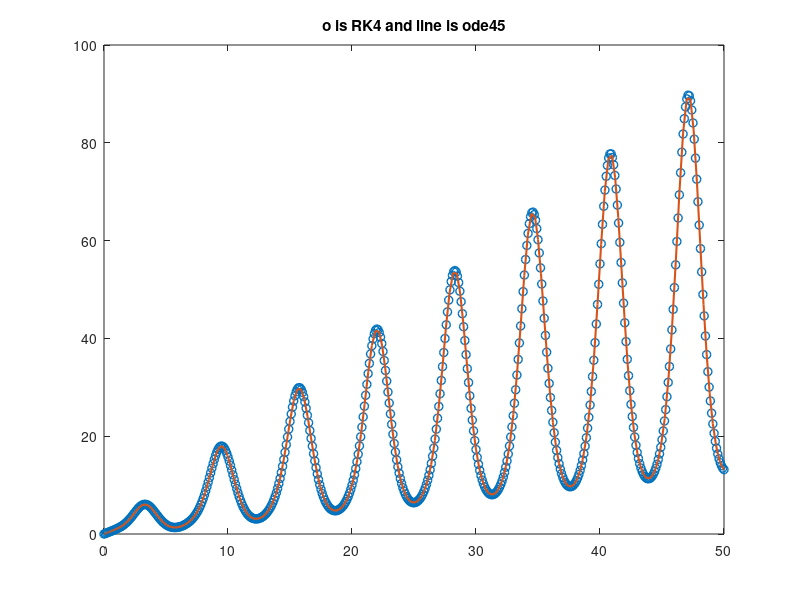

The MATLAB script that drew this image:
function Project_Q1()


clear ,
clc,
close all

y_prime = @(t,y) cos(t)^2+sin(t)*y;
time  = [0,50];
[t,y] = RK4(y_prime,time,0);

[tt,yy] = ode45(y_prime,time,0);

function  [storage2,storage]= RK4(funcHandle,t_span,IC)
   
step_size = 0.1;
y = IC; 
t1 = t_span(1);
t2 = t_span(2);
t = t1;
storage = zeros(length(t1:step_size:t2),1);
storage2=zeros(length(t1:step_size:t2),1);
k = 1;
for i = t1:step_size:t2
    
storage(k,1) = y;
k1 = funcHandle(t,y);
k2 = funcHandle(t+(step_size/2),y+(step_size*(k1/2)));
k3 = funcHandle(t+(step_size/2),y+(step_size*(k2/2)));
k4 = funcHandle(t+(step_size),y+(step_size*k3));
y = y+(step_size./6).*(k1+2*k2+2*k3+k4);
t = t+step_size;

storage2(k,1) = i;
k=k+1;
end

end



figure('Name','o is RK4 and line is ode45')
grid
plot(t,y,"o",'LineWidth',1)
title('o is RK4 and line is ode45')
hold on 
plot(tt,yy,"linewidth",1.5)
end
